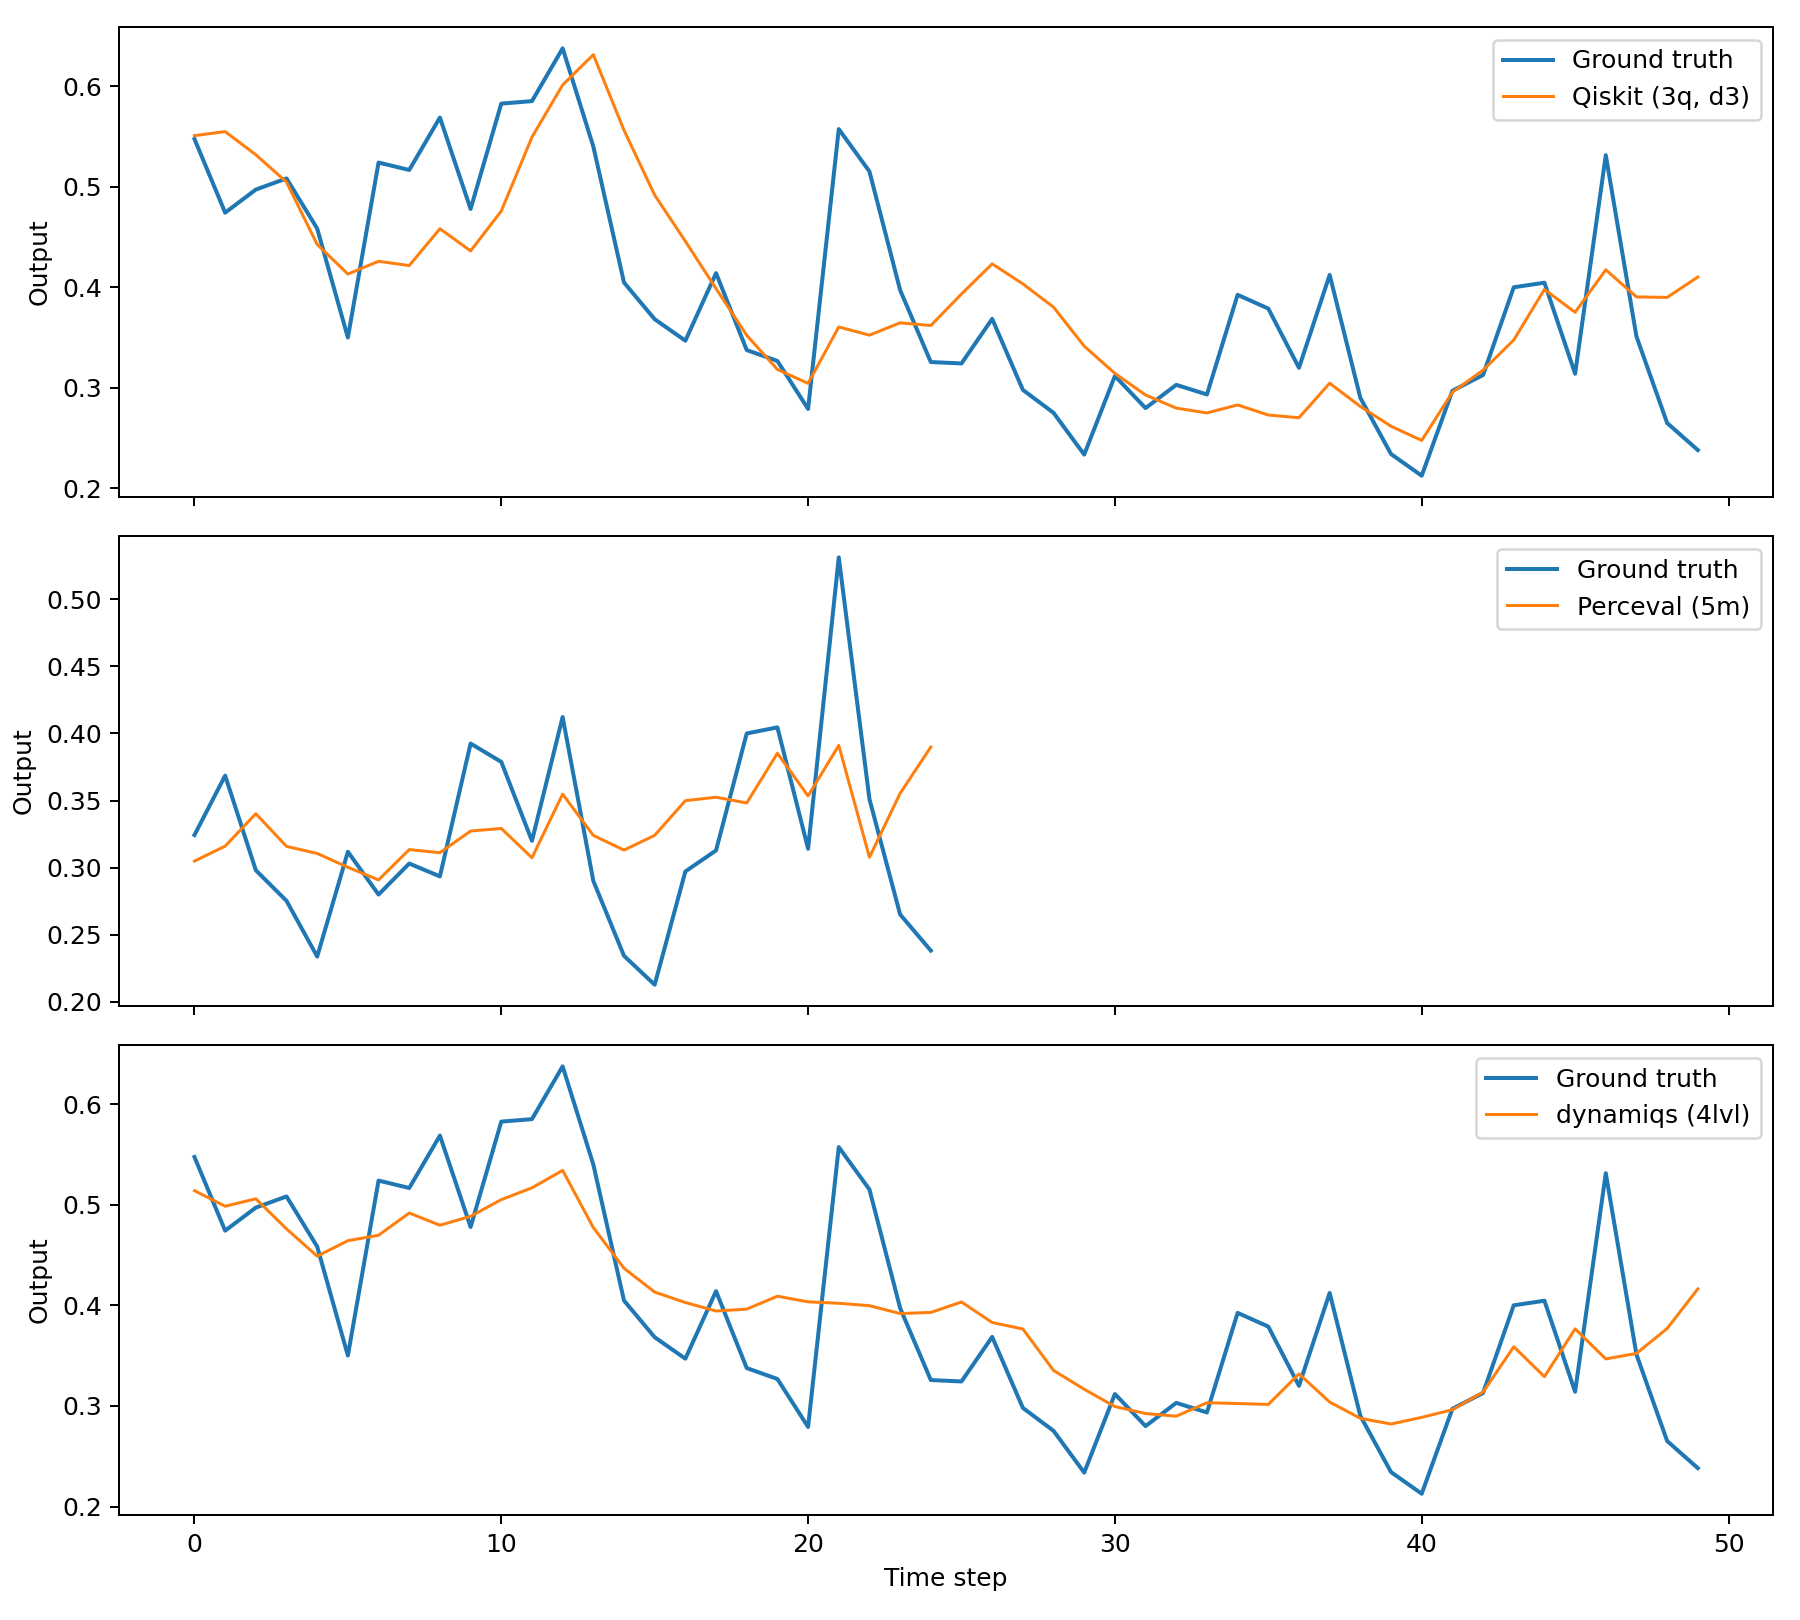

Python code for this plot:
"""Benchmark all available qrc-engine backends on NARMA-10."""

from __future__ import annotations

import time
import warnings
from pathlib import Path

import matplotlib.pyplot as plt
import numpy as np

from qrc_engine import Reservoir
from qrc_engine.tasks import narma10
from qrc_engine.utils import nrmse


def load_backends() -> list[tuple[str, object]]:
    """Instantiate all backends that are available in the environment."""

    backends: list[tuple[str, object]] = []
    warnings.filterwarnings("ignore", module="perceval.utils.persistent_data")
    try:
        from qrc_engine.backends import QiskitBackend

        backends.append(
            (
                "Qiskit (3q, d3)",
                {"washout": 50, "alpha": 1e-2},
                QiskitBackend(n_qubits=3, depth=3, seed=11),
            )
        )
    except ImportError as exc:
        print(f"Skipping Qiskit backend: {exc}")
    try:
        from qrc_engine.backends import PercevalBackend

        backends.append(
            (
                "Perceval (5m)",
                {"washout": 75, "alpha": 1e-1},
                PercevalBackend(n_modes=5, n_photons=2, depth=2, seed=3),
            )
        )
    except ImportError as exc:
        print(f"Skipping Perceval backend: {exc}")
    try:
        from qrc_engine.backends import DynamiqsBackend

        backends.append(
            (
                "dynamiqs (4lvl)",
                {"washout": 50, "alpha": 1e-4},
                DynamiqsBackend(levels=4, dt=0.4, gamma=0.06, seed=3),
            )
        )
    except ImportError as exc:
        print(f"Skipping dynamiqs backend: {exc}")
    return backends


def main() -> None:
    """Run the benchmark and save a comparison plot."""

    X_train, y_train, X_test, y_test = narma10(n_samples=500, split=0.8, seed=11)
    available_backends = load_backends()
    if not available_backends:
        raise RuntimeError("No optional backends are installed.")

    figure, axes = plt.subplots(len(available_backends), 1, figsize=(10, 3 * len(available_backends)), sharex=True)
    axes_list = np.atleast_1d(axes)
    results: list[tuple[str, float, float]] = []

    for axis, (label, config, backend) in zip(axes_list, available_backends):
        start = time.perf_counter()
        reservoir = Reservoir(backend=backend, washout=config["washout"], alpha=config["alpha"])
        reservoir.fit(X_train, y_train)
        predictions = reservoir.predict(X_test)
        elapsed = time.perf_counter() - start
        score = nrmse(y_test[config["washout"] :], predictions)
        results.append((label, score, elapsed))

        axis.plot(y_test[config["washout"] :], label="Ground truth", linewidth=1.6)
        axis.plot(predictions, label=label, linewidth=1.2)
        axis.set_ylabel("Output")
        axis.legend(loc="upper right")

    axes_list[-1].set_xlabel("Time step")
    figure.tight_layout()
    output_path = Path(__file__).with_name("benchmark_backends.png")
    figure.savefig(output_path, dpi=180)

    print("Backend         | NRMSE  | Time (s)")
    print("----------------|--------|--------")
    for label, score, elapsed in results:
        print(f"{label:<16}| {score:0.3f}  | {elapsed:0.2f}")
    print(f"\nSaved plot to {output_path}")


if __name__ == "__main__":
    main()
